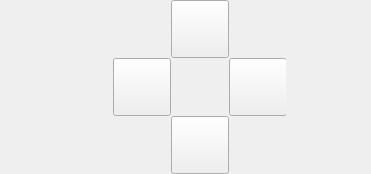
          <widget class="QWidget" name="greenSquare" native="true">
           <property name="maximumSize">
            <size>
             <width>379</width>
             <height>348</height>
            </size>
           </property>
           <layout class="QVBoxLayout" name="verticalLayout_14">
            <property name="spacing">
             <number>0</number>
            </property>
            <property name="leftMargin">
             <number>0</number>
            </property>
            <property name="topMargin">
             <number>0</number>
            </property>
            <property name="rightMargin">
             <number>0</number>
            </property>
            <property name="bottomMargin">
             <number>0</number>
            </property>
            <item alignment="Qt::AlignLeft">
             <widget class="QWidget" name="greenDelimiter" native="true">
              <property name="minimumSize">
               <size>
                <width>0</width>
                <height>174</height>
               </size>
              </property>
              <property name="maximumSize">
               <size>
                <width>600</width>
                <height>174</height>
               </size>
              </property>
              <layout class="QHBoxLayout" name="horizontalLayout_24">
               <property name="spacing">
                <number>0</number>
               </property>
               <property name="leftMargin">
                <number>0</number>
               </property>
               <property name="topMargin">
                <number>0</number>
               </property>
               <property name="rightMargin">
                <number>0</number>
               </property>
               <property name="bottomMargin">
                <number>0</number>
               </property>
               <item>
                <spacer name="greenLeftDelimiter">
                 <property name="orientation">
                  <enum>Qt::Horizontal</enum>
                 </property>
                 <property name="sizeType">
                  <enum>QSizePolicy::Fixed</enum>
                 </property>
                 <property name="sizeHint" stdset="0">
                  <size>
                   <width>113</width>
                   <height>20</height>
                  </size>
                 </property>
                </spacer>
               </item>
               <item>
                <widget class="QWidget" name="greenCentralSquare" native="true">
                 <property name="minimumSize">
                  <size>
                   <width>174</width>
                   <height>174</height>
                  </size>
                 </property>
                 <property name="maximumSize">
                  <size>
                   <width>174</width>
                   <height>174</height>
                  </size>
                 </property>
                 <layout class="QVBoxLayout" name="verticalLayout_15">
                  <property name="spacing">
                   <number>0</number>
                  </property>
                  <property name="leftMargin">
                   <number>0</number>
                  </property>
                  <property name="topMargin">
                   <number>0</number>
                  </property>
                  <property name="rightMargin">
                   <number>0</number>
                  </property>
                  <property name="bottomMargin">
                   <number>0</number>
                  </property>
                  <item alignment="Qt::AlignBottom">
                   <widget class="QWidget" name="columnGreenTop" native="true">
                    <property name="maximumSize">
                     <size>
                      <width>16777215</width>
                      <height>58</height>
                     </size>
                    </property>
                    <layout class="QVBoxLayout" name="verticalLayout_16">
                     <property name="spacing">
                      <number>0</number>
                     </property>
                     <property name="leftMargin">
                      <number>0</number>
                     </property>
                     <property name="topMargin">
                      <number>0</number>
                     </property>
                     <property name="rightMargin">
                      <number>0</number>
                     </property>
                     <property name="bottomMargin">
                      <number>0</number>
                     </property>
                     <item alignment="Qt::AlignHCenter|Qt::AlignBottom">
                      <widget class="QPushButton" name="space_78">
                       <property name="minimumSize">
                        <size>
                         <width>58</width>
                         <height>58</height>
                        </size>
                       </property>
                       <property name="maximumSize">
                        <size>
                         <width>58</width>
                         <height>58</height>
                        </size>
                       </property>
                       <property name="cursor">
                        <cursorShape>OpenHandCursor</cursorShape>
                       </property>
                       <property name="styleSheet">
                        <string notr="true"/>
                       </property>
                       <property name="text">
                        <string/>
                       </property>
                      </widget>
                     </item>
                    </layout>
                   </widget>
                  </item>
                  <item>
                   <widget class="QWidget" name="columnGreenCenter" native="true">
                    <property name="maximumSize">
                     <size>
                      <width>173</width>
                      <height>58</height>
                     </size>
                    </property>
                    <layout class="QHBoxLayout" name="horizontalLayout_29">
                     <property name="spacing">
                      <number>0</number>
                     </property>
                     <property name="leftMargin">
                      <number>0</number>
                     </property>
                     <property name="topMargin">
                      <number>0</number>
                     </property>
                     <property name="rightMargin">
                      <number>0</number>
                     </property>
                     <property name="bottomMargin">
                      <number>0</number>
                     </property>
                     <item>
                      <widget class="QPushButton" name="space_77">
                       <property name="minimumSize">
                        <size>
                         <width>58</width>
                         <height>58</height>
                        </size>
                       </property>
                       <property name="maximumSize">
                        <size>
                         <width>58</width>
                         <height>58</height>
                        </size>
                       </property>
                       <property name="cursor">
                        <cursorShape>OpenHandCursor</cursorShape>
                       </property>
                       <property name="styleSheet">
                        <string notr="true"/>
                       </property>
                       <property name="text">
                        <string/>
                       </property>
                      </widget>
                     </item>
                     <item>
                      <spacer name="greenCentralDelimiter">
                       <property name="orientation">
                        <enum>Qt::Horizontal</enum>
                       </property>
                       <property name="sizeType">
                        <enum>QSizePolicy::Fixed</enum>
                       </property>
                       <property name="sizeHint" stdset="0">
                        <size>
                         <width>79</width>
                         <height>27</height>
                        </size>
                       </property>
                      </spacer>
                     </item>
                     <item alignment="Qt::AlignHCenter">
                      <widget class="QPushButton" name="space_79">
                       <property name="minimumSize">
                        <size>
                         <width>58</width>
                         <height>58</height>
                        </size>
                       </property>
                       <property name="maximumSize">
                        <size>
                         <width>58</width>
                         <height>58</height>
                        </size>
                       </property>
                       <property name="cursor">
                        <cursorShape>OpenHandCursor</cursorShape>
                       </property>
                       <property name="styleSheet">
                        <string notr="true"/>
                       </property>
                       <property name="text">
                        <string/>
                       </property>
                      </widget>
                     </item>
                    </layout>
                   </widget>
                  </item>
                  <item alignment="Qt::AlignTop">
                   <widget class="QWidget" name="columnGreenDown" native="true">
                    <property name="minimumSize">
                     <size>
                      <width>0</width>
                      <height>58</height>
                     </size>
                    </property>
                    <property name="maximumSize">
                     <size>
                      <width>16777215</width>
                      <height>58</height>
                     </size>
                    </property>
                    <layout class="QVBoxLayout" name="verticalLayout_17">
                     <property name="spacing">
                      <number>0</number>
                     </property>
                     <property name="leftMargin">
                      <number>0</number>
                     </property>
                     <property name="topMargin">
                      <number>0</number>
                     </property>
                     <property name="rightMargin">
                      <number>0</number>
                     </property>
                     <property name="bottomMargin">
                      <number>0</number>
                     </property>
                     <item alignment="Qt::AlignHCenter|Qt::AlignTop">
                      <widget class="QPushButton" name="space_80">
                       <property name="minimumSize">
                        <size>
                         <width>58</width>
                         <height>58</height>
                        </size>
                       </property>
                       <property name="maximumSize">
                        <size>
                         <width>58</width>
                         <height>58</height>
                        </size>
                       </property>
                       <property name="cursor">
                        <cursorShape>OpenHandCursor</cursorShape>
                       </property>
                       <property name="styleSheet">
                        <string notr="true"/>
                       </property>
                       <property name="text">
                        <string/>
                       </property>
                      </widget>
                     </item>
                    </layout>
                   </widget>
                  </item>
                 </layout>
                </widget>
               </item>
               <item>
                <spacer name="greenRightDelimiter">
                 <property name="orientation">
                  <enum>Qt::Horizontal</enum>
                 </property>
                 <property name="sizeType">
                  <enum>QSizePolicy::Fixed</enum>
                 </property>
                 <property name="sizeHint" stdset="0">
                  <size>
                   <width>84</width>
                   <height>20</height>
                  </size>
                 </property>
                </spacer>
               </item>
              </layout>
             </widget>
            </item>
           </layout>
          </widget>
